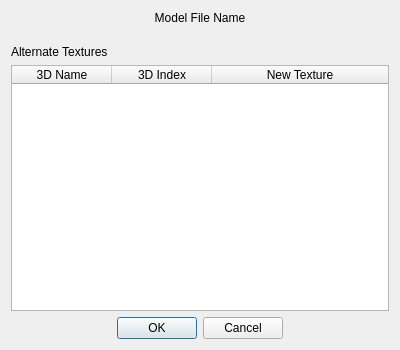
<?xml version="1.0" encoding="UTF-8"?>
<ui version="4.0">
 <class>DKFormNIFPickerDialog</class>
 <widget class="QDialog" name="DKFormNIFPickerDialog">
  <property name="geometry">
   <rect>
    <x>0</x>
    <y>0</y>
    <width>400</width>
    <height>350</height>
   </rect>
  </property>
  <property name="windowTitle">
   <string>Dialog</string>
  </property>
  <layout class="QGridLayout" name="gridLayout">
   <item row="0" column="0">
    <layout class="QVBoxLayout" name="editingLayout">
     <item>
      <widget class="QLabel" name="label">
       <property name="text">
        <string>Model File Name</string>
       </property>
       <property name="alignment">
        <set>Qt::AlignCenter</set>
       </property>
       <property name="buddy">
        <cstring>filePicker</cstring>
       </property>
      </widget>
     </item>
     <item>
      <widget class="DKGameFilePicker" name="filePicker"/>
     </item>
     <item>
      <spacer name="verticalSpacer">
       <property name="orientation">
        <enum>Qt::Vertical</enum>
       </property>
       <property name="sizeType">
        <enum>QSizePolicy::Fixed</enum>
       </property>
       <property name="sizeHint" stdset="0">
        <size>
         <width>8</width>
         <height>8</height>
        </size>
       </property>
      </spacer>
     </item>
     <item>
      <widget class="QLabel" name="label_2">
       <property name="text">
        <string>Alternate Textures</string>
       </property>
       <property name="buddy">
        <cstring>textureSwaps</cstring>
       </property>
      </widget>
     </item>
     <item>
      <widget class="QTableWidget" name="textureSwaps">
       <property name="selectionMode">
        <enum>QAbstractItemView::SingleSelection</enum>
       </property>
       <property name="selectionBehavior">
        <enum>QAbstractItemView::SelectRows</enum>
       </property>
       <property name="horizontalScrollMode">
        <enum>QAbstractItemView::ScrollPerPixel</enum>
       </property>
       <property name="wordWrap">
        <bool>false</bool>
       </property>
       <property name="cornerButtonEnabled">
        <bool>false</bool>
       </property>
       <attribute name="horizontalHeaderStretchLastSection">
        <bool>true</bool>
       </attribute>
       <attribute name="verticalHeaderVisible">
        <bool>false</bool>
       </attribute>
       <column>
        <property name="text">
         <string>3D Name</string>
        </property>
       </column>
       <column>
        <property name="text">
         <string>3D Index</string>
        </property>
       </column>
       <column>
        <property name="text">
         <string>New Texture</string>
        </property>
       </column>
      </widget>
     </item>
    </layout>
   </item>
   <item row="1" column="0">
    <layout class="QHBoxLayout" name="buttonLayout">
     <item>
      <spacer name="horizontalSpacer">
       <property name="orientation">
        <enum>Qt::Horizontal</enum>
       </property>
       <property name="sizeHint" stdset="0">
        <size>
         <width>40</width>
         <height>20</height>
        </size>
       </property>
      </spacer>
     </item>
     <item>
      <widget class="QPushButton" name="buttonOK">
       <property name="text">
        <string>OK</string>
       </property>
      </widget>
     </item>
     <item>
      <widget class="QPushButton" name="buttonCancel">
       <property name="text">
        <string>Cancel</string>
       </property>
      </widget>
     </item>
     <item>
      <spacer name="horizontalSpacer_2">
       <property name="orientation">
        <enum>Qt::Horizontal</enum>
       </property>
       <property name="sizeHint" stdset="0">
        <size>
         <width>40</width>
         <height>20</height>
        </size>
       </property>
      </spacer>
     </item>
    </layout>
   </item>
  </layout>
 </widget>
 <customwidgets>
  <customwidget>
   <class>DKGameFilePicker</class>
   <extends>QWidget</extends>
   <header>widgets/DKGameFilePicker.h</header>
  </customwidget>
 </customwidgets>
 <tabstops>
  <tabstop>filePicker</tabstop>
  <tabstop>textureSwaps</tabstop>
  <tabstop>buttonOK</tabstop>
  <tabstop>buttonCancel</tabstop>
 </tabstops>
 <resources/>
 <connections/>
</ui>
